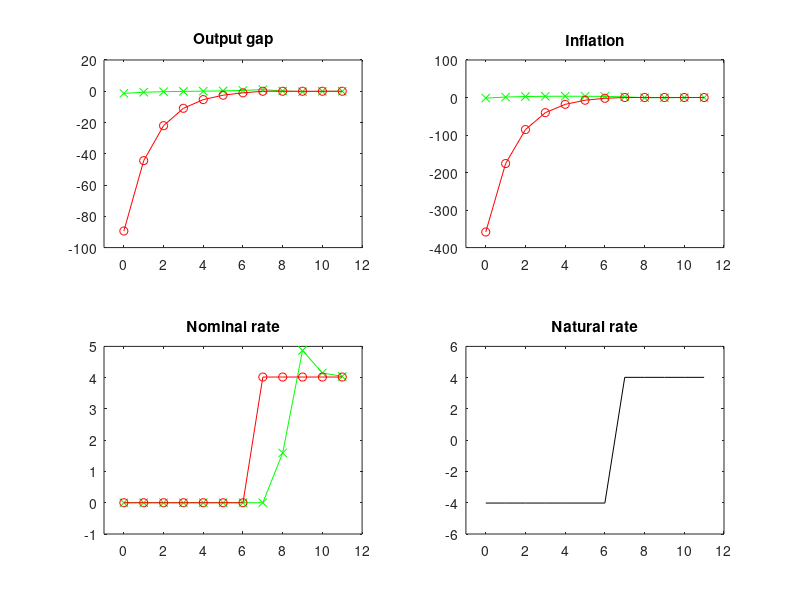

Reproduce this figure in MATLAB.
clear all;

beta = 0.99;
sigma = 1.0;
vphi = 5;
eps = 9;
theta = 3/4;
alpha = 0;

lambda = (1-theta)*(1-beta*theta)/theta;
kappa = lambda*(sigma+vphi);

rho = -log(beta);
%mu = log(eps/(eps-1)); %// logged markup

vtheta = kappa/eps;
gamma = vtheta/(vtheta*(1+beta)+kappa^2);
delta = (1-sqrt(1-4*beta*gamma^2))/2/gamma/beta;

A = [1 1/sigma; 
    kappa beta+kappa/sigma];
B = [1/sigma; 
    kappa/sigma];
M1 = [-kappa 1+beta*(1-delta); 
    beta*(1-delta)+kappa^2/vtheta -kappa/vtheta];
M2 = [beta*(1-delta) (1-delta)/sigma; 
    0 (1-delta)/vtheta];
M = inv(M1)*M2;
H = [1 1/beta/sigma;
    kappa 1/beta*(1+kappa/sigma)];
J = [0 1; vtheta kappa];

T = 11;
Tz = 6;
Tc = 7; % >Tz, check if the nominal rate is above zero for all periods
xvec = zeros(T+1,1);
pvec = zeros(T+1,1);
rnvec = rho*ones(T+1,1);
xi1vec = zeros(T+1,1);
xi2vec = zeros(T+1,1);

rnvec(1:Tz+1) = -rho*ones(Tz+1,1);

nn = 4*(Tc+2);
AA = zeros(nn,nn);
bb = zeros(nn,1);

% t = 0
AA(1:2,1:2) = eye(2);
AA(1:2,5:6) = -A;
AA(3:4,1:2) = J;
AA(3:4,3:4) = eye(2);
bb(1:2,1) = B*rnvec(1);

% t = 1,...,tc
for t = 1:Tc 
     
    id = 4*t + 1;
    AA(id:id+1,id:id+1) = eye(2);
    AA(id:id+1,id+4:id+5) = -A;
    AA(id+2:id+3,id-2:id-1) = -H;
    AA(id+2:id+3,id:id+1) = J;
    AA(id+2:id+3,id+2:id+3) = eye(2);
    bb(id:id+1,1) = B*rnvec(t+1);    
    
end

% t = tc+1
id = 4*(Tc+1) + 1; 
AA(id:id+1,id-2:id-1) = -M;
AA(id:id+1,id:id+1) = eye(2);
AA(id+2:id+3,id-2:id-1) = -H;
AA(id+2:id+3,id:id+1) = J;
AA(id+2:id+3,id+2:id+3) = eye(2);

xx = inv(AA)*bb;
xvec = xx([1:4:4*(Tc+1)+1]);
pvec = xx([2:4:4*(Tc+1)+2]);

% for t = Tc+2:T+2
%     
%     k = t-(Tc+2);
%     xvec(t) = (kappa/vtheta)*(delta^(k+1))*xx(4*(Tc+1)+3);
%     pvec(t) = (1-delta)*(delta^k)*xx(4*(Tc+1)+3);
%     
% end
xvec(Tc+2+1:T+2) = (kappa/vtheta)*(delta.^[1:T-Tc])*xx(4*(Tc+1)+3);
pvec(Tc+2+1:T+2) = (1-delta)*delta.^[0:T-Tc-1]*xx(4*(Tc+1)+3);
ivec(1:T+1) = rnvec(1:T+1) + pvec(2:T+2) + sigma*(xvec(2:T+2)-xvec(1:T+1));

xvec_coth = xvec(1:T+1)*100;
paivec_coth = pvec(1:T+1)*400;
ivec_coth = ivec(1:T+1)*400;

% discretionary policy
xvec = zeros(T+1,1);
pvec = zeros(T+1,1);

for t = Tz+1:-1:1
    
    temp = A*[xvec(t+1); pvec(t+1)] - B*rho;
    xvec(t) = temp(1);
    pvec(t) = temp(2);
    
end

xvec_dith = xvec(1:T+1)*100;
paivec_dith = pvec(1:T+1)*400;
ivec_dith = max(0,rnvec(1:T+1))*400;

figure;
subplot(221);
plot([0:T],xvec_coth,'gx-');
hold on;
plot([0:T],xvec_dith,'ro-');
xlim([-1 T+1]);
title('Output gap');
subplot(222);
plot([0:T],paivec_coth,'gx-');
hold on;
plot([0:T],paivec_dith,'ro-');
xlim([-1 T+1]);
title('Inflation');
subplot(223);
plot([0:T],ivec_coth,'gx-');
hold on;
plot([0:T],ivec_dith,'ro-');
xlim([-1 T+1]);
title('Nominal rate');
subplot(224);
plot([0:T],rnvec*400,'k-');
xlim([-1 T+1]);
title('Natural rate');